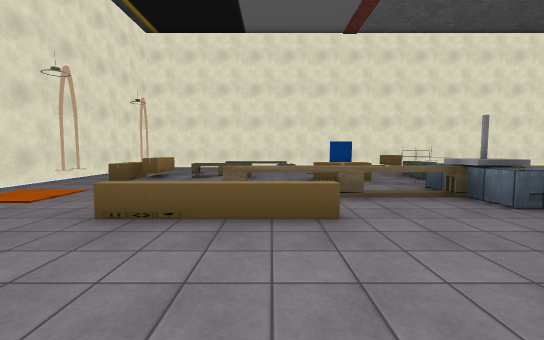
View 1 (above)

14 first-person views from a walk through a Unity game level. The camera is 1.5 m above the floor, tilts 4° down and sees 90° across. The floor is counted in squares, 2 m on a side. Each view is taken from the middle of a square. On the plan, view 1 faces up. The plan holds only what a view shows up to about 10 squares ahead; the rest is blank. The player character is not drawn. Some surface patterns are stand-ins.

View 2
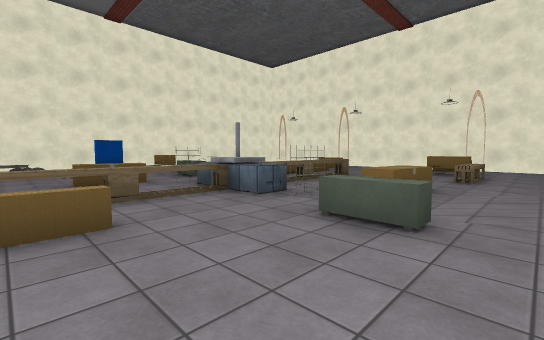

View 3
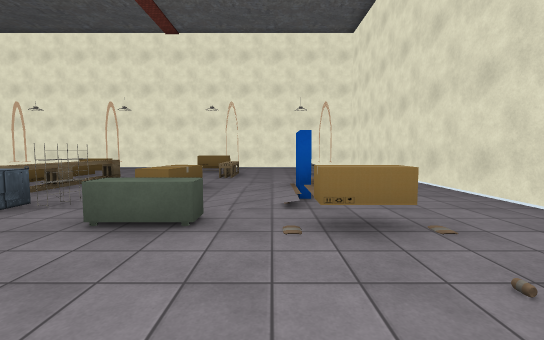

View 4
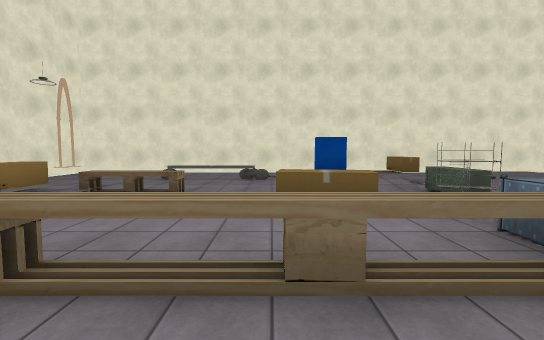

View 5
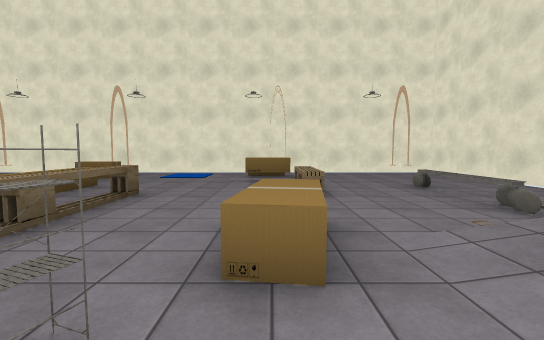

View 6
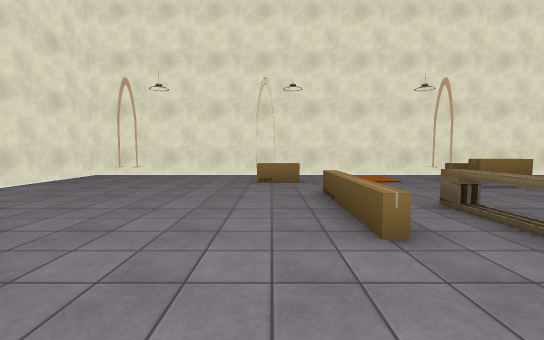

View 7
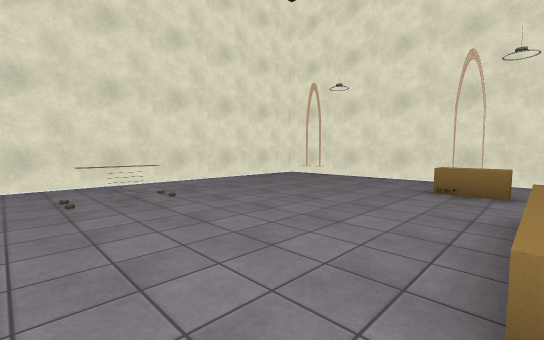

View 8
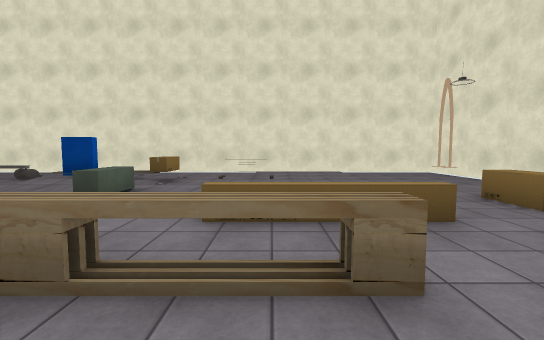

View 9
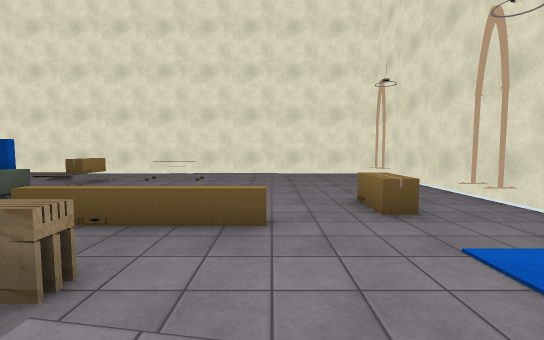

View 10
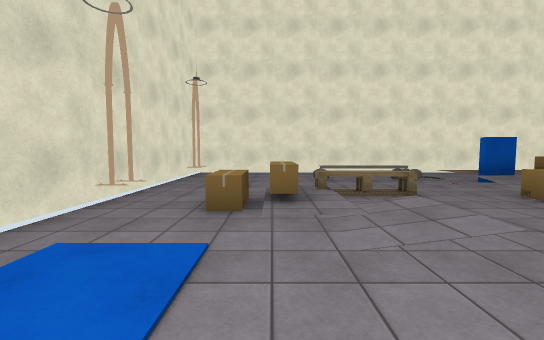

View 11
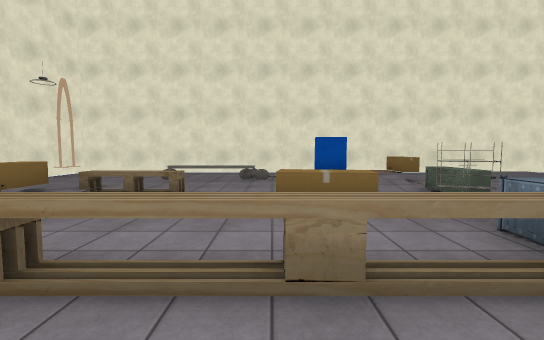

View 12
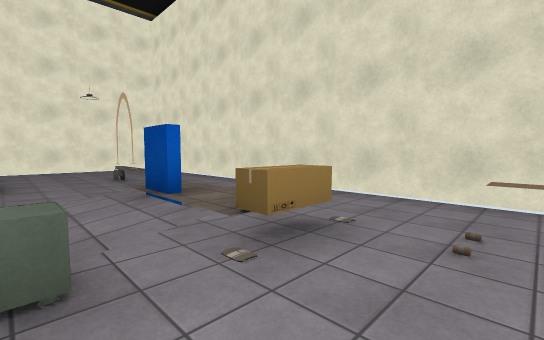

View 13
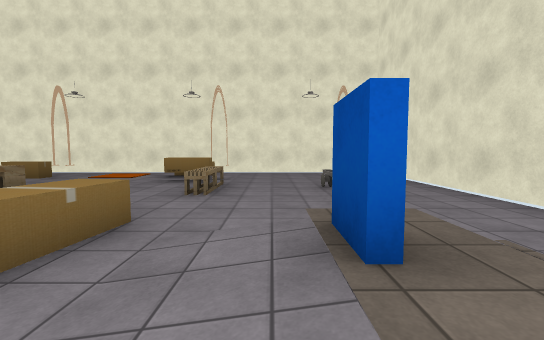

View 14
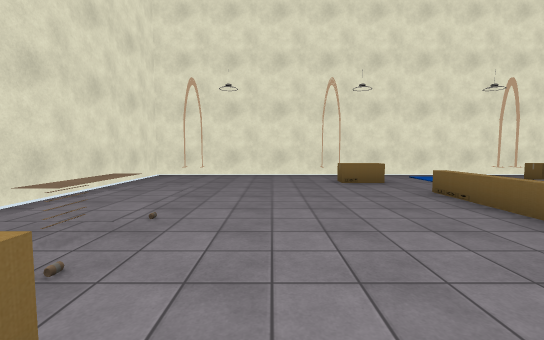

### Floor plan
Key: @ floor where view 1 was taken; # wall or solid block; x gap in a wall; . main floor; : floor 0.25 m higher than the main floor; + floor 0.5 m higher than the main floor; / step, stairs or slope; = window, fence, low wall or low ledge; ^ raised ledge; O other object.
Columns run from 6 left of view 1 to 13 right of it. Each row starts with its distance up from view 1.
 13 ####################
 12 ##  ..............##
 11 ##..........O::/..##
 10 #....OO.#+O........#
  9 #.......///........#
  8 #../OO....O........#
  7 #..O/..OO.O........#
  6 #..///...O ..OOO...#
  5 #...//...O ........#
  4 #.....==#OO#x=//...#
  3 #...OOO...O...///..#
  2 #x^........OO../O..#
  1 #........O....OO/..#
  0 #.....@..///.......#
 -1 #........O+#.OO....#
 -2 ##../::O..........##
 -3 ##................##
 -4 ####################

Where each view was taken, in squares from view 1:
view 1: 0 up, 0 right, facing up
view 2: 0 up, 0 right, facing up-right
view 3: 0 up, 0 right, facing right
view 4: 3 up, 1 right, facing up
view 5: 2 up, 3 right, facing right
view 6: 2 up, 3 right, facing left
view 7: 3 up, 2 right, facing down-left
view 8: 3 up, 7 right, facing up
view 9: 3 up, 9 right, facing up
view 10: 6 up, 10 right, facing down
view 11: 6 up, 6 right, facing down
view 12: 8 up, 6 right, facing up-left
view 13: 9 up, 4 right, facing left
view 14: 9 up, 4 right, facing right
